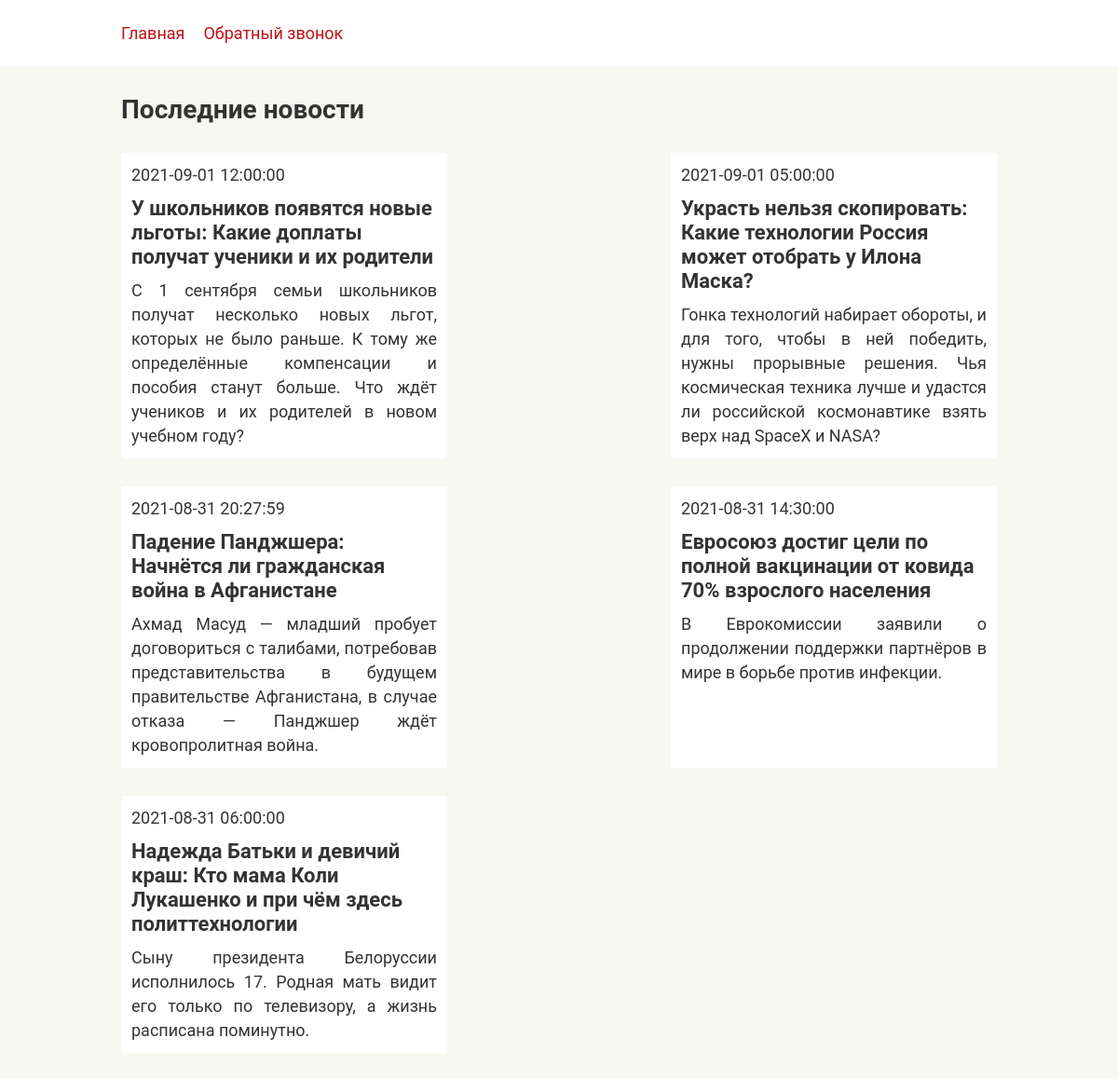
Page /news.php on the committed database.
### tables this page shows
CREATE TABLE `news` (
  `id` int UNSIGNED NOT NULL,
  `date` datetime NOT NULL,
  `name` text NOT NULL,
  `description` text NOT NULL,
  `text` text NOT NULL,
  `img` text NOT NULL
);

### news.php (the view, shortened to what this page needs)
<!DOCTYPE html>
<html lang="ru">
<head>
  <link rel="stylesheet" href="css/style.css">
</head>
<body>
  <header>
    <div class="container">
      <nav class="nav">
        <ul class="nav-list">
          <li class="nav-item"><a href="index.php" class="link">Главная</a></li>
          <li class="nav-item"><a href="form.html" class="link">Обратный звонок</a></li>
        </ul>
      </nav>
    </div>
  </header>
  <main>
    <div class="container">
      <div class="news">
        <?
          require_once 'php/connection.php';
          $link = mysqli_connect($servername, $username, $password, $dbname)
          or die("Ошибка " . mysqli_error($link));
        ?>
        <h2 class="news-name">Последние новости</h2>
        <div class="news-bar">
          <?
            $query ="SELECT * FROM news ORDER by date DESC";
            $result = mysqli_query($link, $query) or die("Ошибка " . mysqli_error($link));
            if (mysqli_num_rows($result) > 0) {
              while($row = mysqli_fetch_row($result)) :?>
                <div class="news-block">
                  <a href="article.php?id=<?echo $row[0];?>" class="news-block-link">
                    <div class="news-block-time"><?echo $row[1];?></div>
                    <p class="news-block-article"><?echo $row[2];?></p>
                    <p class="news-block-announce"><? echo $row[3];?></p>
                  </a>
                </div>
              <? endwhile;
            }
            else {
              echo "0 results";
            }
          ?>
        </div>
      </div>
    </div>
  </main>
</body>
</html>

### css/style.css (style rules this page uses)
* { box-sizing: border-box; }
a { outline:none; text-decoration: none; }
h1,h2,h3,h4,h5,h6 { margin: 0; padding: 0; }
p { margin: 0; padding: 0; }
ul { border: 0px solid; list-style: none; margin: 0; padding: 0; }
body { margin: 0; padding: 0; height: 100%; background: #f8f8f3; font-size: 18px; font-family: Roboto; font-weight: 400 ; }
header { background: #fff; }
.container { margin: 0 auto; padding: 0 15px; max-width: 1200px; }
@media (max-width:1200px) { .container { max-width:970px; } }
.nav { margin: 0 0 30px 0; padding: 25px 0; width: 100%; }
.nav-list { display: flex; flex-direction: row; }
.nav-item { margin: 0 20px 0 0; }
.link { color: #be1116; }
.news { margin: 30px 0 auto; }
.news-name { margin: 0 0 30px 0; color: #333; font-size: 28px; font-weight: 700; }
.news-bar { display: flex; justify-content: space-between ; flex-wrap: wrap; }
.news-block { max-width:350px; padding: 10px; margin: 0 0 30px 0; background:#fff; border: 1px solid #fff; border-radius: 3px; line-height: 26px; }
.news-block-link { color:#333; }
.news-block-time { margin: 0 0 10px 0; }
.news-block-article { margin: 0 0 10px 0; font-size: 22px; font-weight:700; }
.news-block-announce { text-align: justify; }

### rows in the picture
news: date "2021-09-01 12:00:00", name "У школьников появятся новые льготы: Какие доплаты получат ученики и их родители", description "С 1 сентября семьи школьников получат несколько новых льгот, которых не было раньше. К тому же определённые компенсации и пособия станут больше. Что ждёт учеников и их родителей в новом учебном году?"
news: date "2021-09-01 05:00:00", name "Украсть нельзя скопировать: Какие технологии Россия может отобрать у Илона Маска?", description "Гонка технологий набирает обороты, и для того, чтобы в ней победить, нужны прорывные решения. Чья космическая техника лучше и удастся ли российской космонавтике взять верх над SpaceX и NASA?"
news: date "2021-08-31 20:27:59", name "Падение Панджшера: Начнётся ли гражданская война в Афганистане", description "Ахмад Масуд — младший пробует договориться с талибами, потребовав представительства в будущем правительстве Афганистана, в случае отказа — Панджшер ждёт кровопролитная война."
news: date "2021-08-31 14:30:00", name "Евросоюз достиг цели по полной вакцинации от ковида 70% взрослого населения", description "В Еврокомиссии заявили о продолжении поддержки партнёров в мире в борьбе против инфекции."
news: date "2021-08-31 06:00:00", name "Надежда Батьки и девичий краш: Кто мама Коли Лукашенко и при чём здесь политтехнологии", description "Сыну президента Белоруссии исполнилось 17. Родная мать видит его только по телевизору, а жизнь расписана поминутно."
